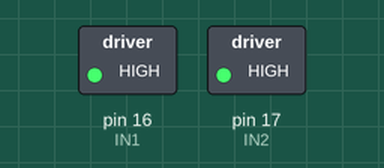
This sketch was run on a simulated Arduino Uno, built with avr-gcc and run on an emulated ATmega328P. On the bench: switched loads named in the sketch (green lamp = pin HIGH). Dashed ring = blinking.

Above: at 0.5 s.
Timing chart, 0 to 4.6 s (numbered marks = the images above):
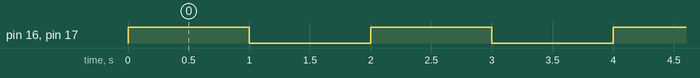

The sketch:

l298N_mosfet.ino
```cpp
#include "PinMap.h"
int IN1 = Lim1;
int IN2 = Lim2;
int IN3 = Lim3;
int IN4 = Lim4;

void setup() {
  pinMode(IN1,OUTPUT);
  pinMode(IN2,OUTPUT);
  pinMode(IN3,OUTPUT);
  pinMode(IN4,OUTPUT);

  // put your setup code here, to run once:

}

void loop() {
  // digitalWrite(IN1,HIGH);
  digitalWrite(IN3,HIGH);
  digitalWrite(IN1,HIGH);
  digitalWrite(IN2,HIGH);
  digitalWrite(IN4,HIGH);
  delay(1000);
  // digitalWrite(IN3,HIGH);
  digitalWrite(IN3,LOW);
  digitalWrite(IN1,LOW);
  digitalWrite(IN2,LOW);
  digitalWrite(IN4,LOW);
  delay(1000);
  // put your main code here, to run repeatedly:

}
```

PinMap.h
```cpp
#define MD1_DIR 0
#define MD1_PWM 1
#define MD2_DIR 2
#define MD2_PWM 3
#define MD3_DIR 4
#define MD3_PWM 5
#define MD4_DIR 6
#define MD4_PWM 7
#define MD5_DIR 8
#define MD5_PWM 9
#define MD6_DIR 25
#define MD6_PWM 24
#define S1 10
#define S2 11
#define S3 12
#define S4 13
#define S5 14
#define S6 15
#define Lim1 16
#define Lim2 17
#define Lim3 34
#define Lim4 35
#define BNO_SCA 18
#define BNO_SCL 19
#define RL1 20
#define RL2 21
#define RL3 22
#define CS_Com 23
#define CS1_OUT 26
#define CS2_OUT 27
#define CS3_OUT 28
#define CS4_OUT 29
#define ENC1_A 30
#define ENC1_B 31
#define ENC2_A 32
#define ENC2_B 33
#define ENC3_A 36
#define ENC3_B 37
#define LS1_An 38
#define LS2_An 39
#define LS3_An 40
#define LS4_An 41
```

Measured:
- by itself, pin 16 (IN1), pin 17 (IN2): alternates HIGH for 1.0 s and LOW for 1.0 s
